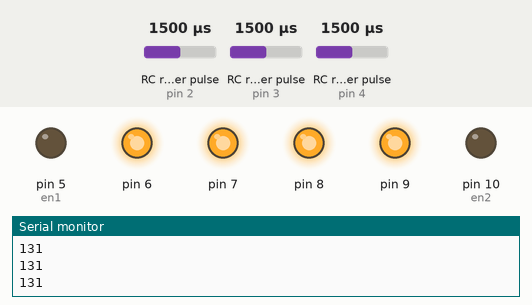
This sketch was run on a simulated Arduino Uno, built with avr-gcc and run on an emulated ATmega328P. Parts: output pins drawn as LEDs (lit = HIGH), the last lines printed to the serial monitor. Wiring (inferred from the names in the program): 3 × RC receiver channel: data pin 2 / data pin 3 / data pin 4. The test bench sets the inputs (shaded band); at power-on: RC receiver pulse (sensors on pin 2, pin 4, pin 3) 1500 µs.

Above: at 1.2 s.
1.3 s: RC receiver pulse (sensor on pin 2) set to 1460 µs
2.8 s: RC receiver pulse (sensor on pin 2) set to 1431 µs
At 3.4 s:
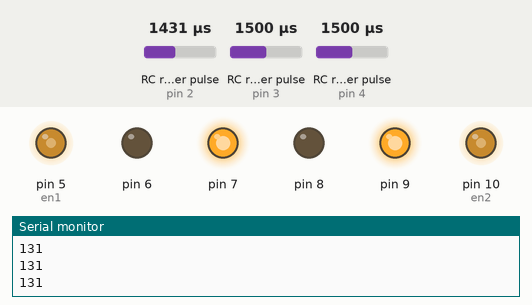
4.3 s: RC receiver pulse (sensor on pin 4) set to 1980 µs
At 5.5 s:
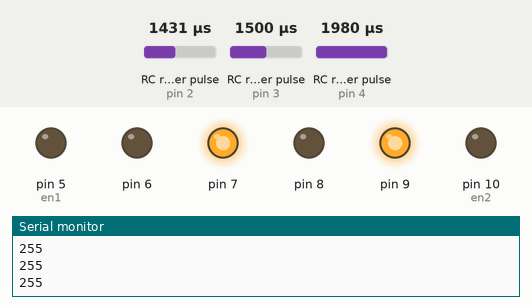
5.8 s: RC receiver pulse (sensor on pin 4) set to 1963 µs
At 7.0 s:
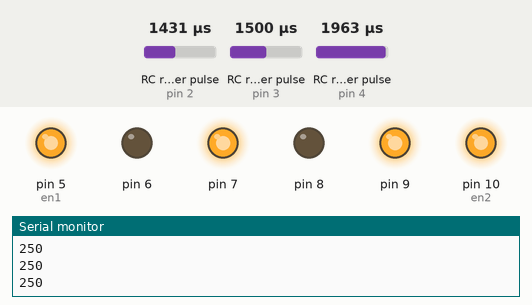
7.3 s: RC receiver pulse (sensor on pin 4) set to 1020 µs
At 8.0 s:
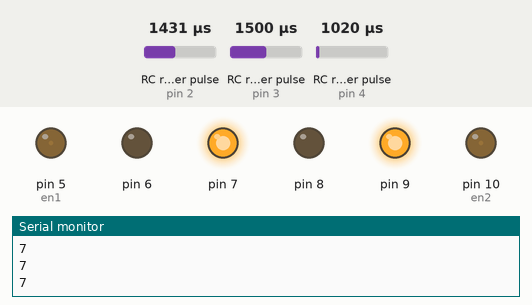
8.8 s: RC receiver pulse (sensor on pin 2) set to 1750 µs
At 9.2 s:
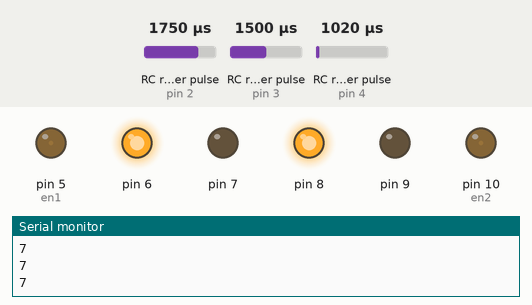
Timing chart, 0 to 11.3 s (numbered marks = the images above; inputs shaded):
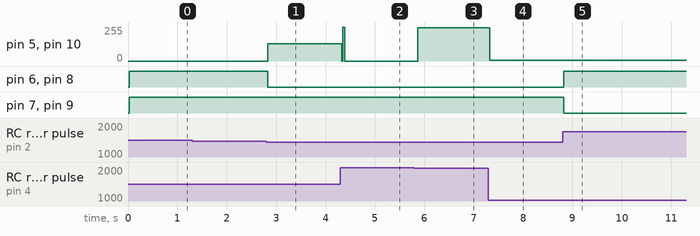

Measured:
- the behaviour switches between 1447 and 1446 µs on RC receiver pulse (sensor on pin 2) (found by bisection; images 0 and 1)
- the behaviour switches between 1979 and 1978 µs on RC receiver pulse (sensor on pin 4) (found by bisection; images 2 and 3)
- after the input at 2.8 s, pin 5 (en1), pin 10 (en2): 0/255 → 131/255 at once; pin 6, pin 8: HIGH → LOW at once
- after the input at 4.3 s, pin 5 (en1), pin 10 (en2): 131/255 → 0/255 at once
- after the input at 5.8 s, pin 5 (en1), pin 10 (en2): 0/255 → 250/255 after 0.07 s
- after the input at 7.3 s, pin 5 (en1), pin 10 (en2): 250/255 → 7/255 at once
- after the input at 8.8 s, pin 6, pin 8: LOW → HIGH at once; pin 7, pin 9: HIGH → LOW at once

The sketch:

final_v1.ino
```cpp
#include "controller.h"

int en1 = 5; // left    PD5
int in1 = 6; // left    PD6
int in2 = 7; // left    PD7
int in3 = 8; // right   PB0
int in4 = 9; // right   PB1
int en2 = 10;// right   PB2

void setup() {
  Serial.begin(9600);

//  pinMode(forward_backward_channel,INPUT);
//  pinMode(right_left_channel,INPUT);
//  pinMode(speed_channel,INPUT);

//  pinMode(en1, OUTPUT);
  DDRD = B11100000; // en1(5), in1(6), in2(7) = OUTPUT  forward[2], right[3], speed[4] = INPUT
  DDRB = B00000111; // in3(0), in4(1), en2(2) = OUTPUT
//  pinMode(in1, OUTPUT);
//  pinMode(in2, OUTPUT);
//  pinMode(in3, OUTPUT);
//  pinMode(in4, OUTPUT);
//  pinMode(en2, OUTPUT);
}

void loop() {
  recieve();
  if ( f_b == 0 && r_l == 0 ) {
    // Stand by
    analogWrite(en1,0);
    analogWrite(en2,0);
    PORTD = B11000000; // in1(6) = HIGH; in2(7) = HIGH
    PORTB = B00000011; // in3(0) = HIGH; in4(1) = HIGH
  }

  if ( f_b == 1) {
    if ( r_l == 1) {
      //forward_right
    } else if (r_l == -1) {
      //forward_left
    } else {
      //forward
      analogWrite(en1,speed_);
      analogWrite(en2,speed_);
      PORTD = B01000000; // in1(6) = HIGH; in2(7) = LOW
      PORTB = B00000001; // in3(0) = HIGH; in4(1) = LOW
    }
  }

  if ( f_b == -1) {
    if ( r_l == 1) {
      //backward_right
    } else if (r_l == -1) {
      //backward_left
    } else {
      //backward
      analogWrite(en1, speed_);
      analogWrite(en2, speed_);
      PORTD = B10000000; // in1(6) = LOW; in2(7) = HIGH
      PORTB = B00000010; // in3(0) = LOW; in4(1) = HIGH
    }
  }

  if ( r_l == 1 && f_b == 0) {
    //pivot_right
  } else {
    //pivot_left
  }
}
```

controller.h
```cpp
int forward_backward_channel = 2;//channel 2    PD2
int right_left_channel = 3; //channel 1         PD3
int speed_channel = 4; //channel 3              PD4

long f_b_channel_us = 0;
long r_l_channel_us = 0;
long s_channel_us = 0;

int f_b = 0;
int r_l = 0;
int speed_ = 0;

long r_l_min_us = 991;
long r_l_max_us = 1981;

long f_b_min_us = 993;
long f_b_max_us = 1981;

long s_min_us = 992;
long s_max_us = 1980;

long center_f_b = 0;
long center_r_l = 0;
long min_speed = 0;

long timeout = 150000;
```

controller.ino
```cpp
void recieve() {
  f_b_channel_us = pulseIn(forward_backward_channel,HIGH,timeout);
  r_l_channel_us = pulseIn(right_left_channel,HIGH,timeout);
  s_channel_us = pulseIn(speed_channel,HIGH,timeout);

  int f_b_dir = map(f_b_channel_us,f_b_min_us,f_b_max_us,0,100);
  int r_l_dir = map(r_l_channel_us,r_l_min_us,r_l_max_us,0,100);
  speed_ = map(s_channel_us, s_min_us, s_max_us, 0, 255);
  if ( f_b_dir >= 55) {
    f_b = 1;
  } else if (f_b_dir <= 45) {
    f_b = -1;
  } else {
    f_b = 0;
  }

  if ( r_l_dir >= 55) {
    r_l = 1;
  } else if (r_l_dir <= 45) {
    r_l = -1;
  } else {
    r_l = 0;
  }

//  Serial.print(f_b);Serial.print("  ");Serial.print(r_l);Serial.print("   ");Serial.println(speed);

  Serial.println(speed_);
//  delay(100);
}
```
